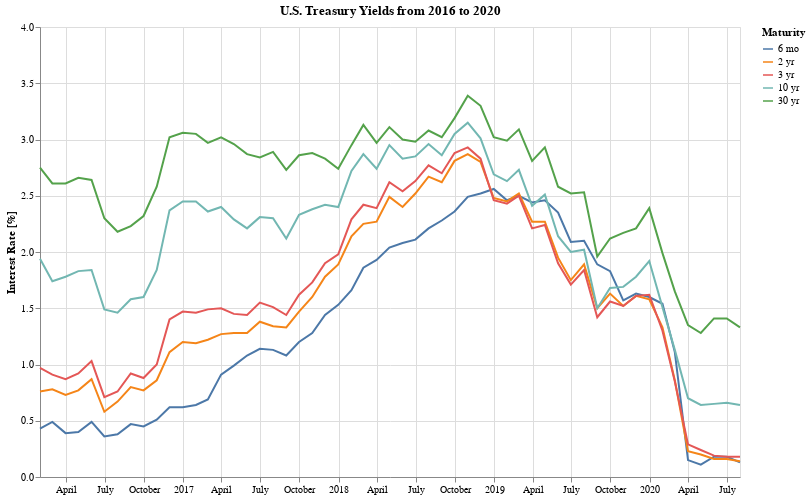

Here is the notebook cell this chart was saved with:
### Markdown cell above
### Same chart as above, just a different mix of instruments

### Code cell
years = range(2016, 2021)
fields = ['Date', '6 mo', '2 yr', '3 yr', '10 yr', '30 yr']

dfm = fetchTsRates(years)[fields].melt(id_vars='Date', var_name='Maturity')

c = alt.Chart(dfm).mark_line().encode(
    alt.X('Date:T', axis=alt.Axis(title='')),
    alt.Y('value:Q',
          axis=alt.Axis(title='Interest Rate [%]'),
          scale=alt.Scale(domain=[np.floor(dfm['value'].apply(float).min()), np.ceil(dfm['value'].apply(float).max())])),
    alt.Color('Maturity:N', sort=fields[1:]),
    tooltip=[alt.Tooltip('Date:T', format='%b %Y'), alt.Tooltip('Maturity:N'), alt.Tooltip('value:Q')]
).properties(
    title='U.S. Treasury Yields from {y1} to {y2}'.format(y1=min(years), y2=max(years)),
    height=450,
    width=700,
    background='white'
)

c.save('us-treasury-rates.png')
c.display()

### Figure 1 — Vega-Lite specification as saved in the notebook (floating-point values rounded to 4 significant figures; data arrays with more than 128 entries replaced by an {"elided": "..."} marker saying what was removed)
{"config": {"view": {"continuousWidth": 400, "continuousHeight": 300}}, "data": {"name": "data-29a47a9087b73fe45e43f4c0d30a2f28"}, "mark": "line", "background": "white", "encoding": {"color": {"type": "nominal", "field": "Maturity", "sort": ["6 mo", "2 yr", "3 yr", "10 yr", "30 yr"]}, "tooltip": [{"type": "temporal", "field": "Date", "format": "%b %Y"}, {"type": "nominal", "field": "Maturity"}, {"type": "quantitative", "field": "value"}], "x": {"type": "temporal", "axis": {"title": ""}, "field": "Date"}, "y": {"type": "quantitative", "axis": {"title": "Interest Rate [%]"}, "field": "value", "scale": {"domain": [0.0, 4.0]}}}, "height": 450, "title": "U.S. Treasury Yields from 2016 to 2020", "width": 700, "$schema": "https://vega.github.io/schema/vega-lite/v4.8.1.json", "datasets": {"data-29a47a9087b73fe45e43f4c0d30a2f28": {"elided": "275 records"}}}
